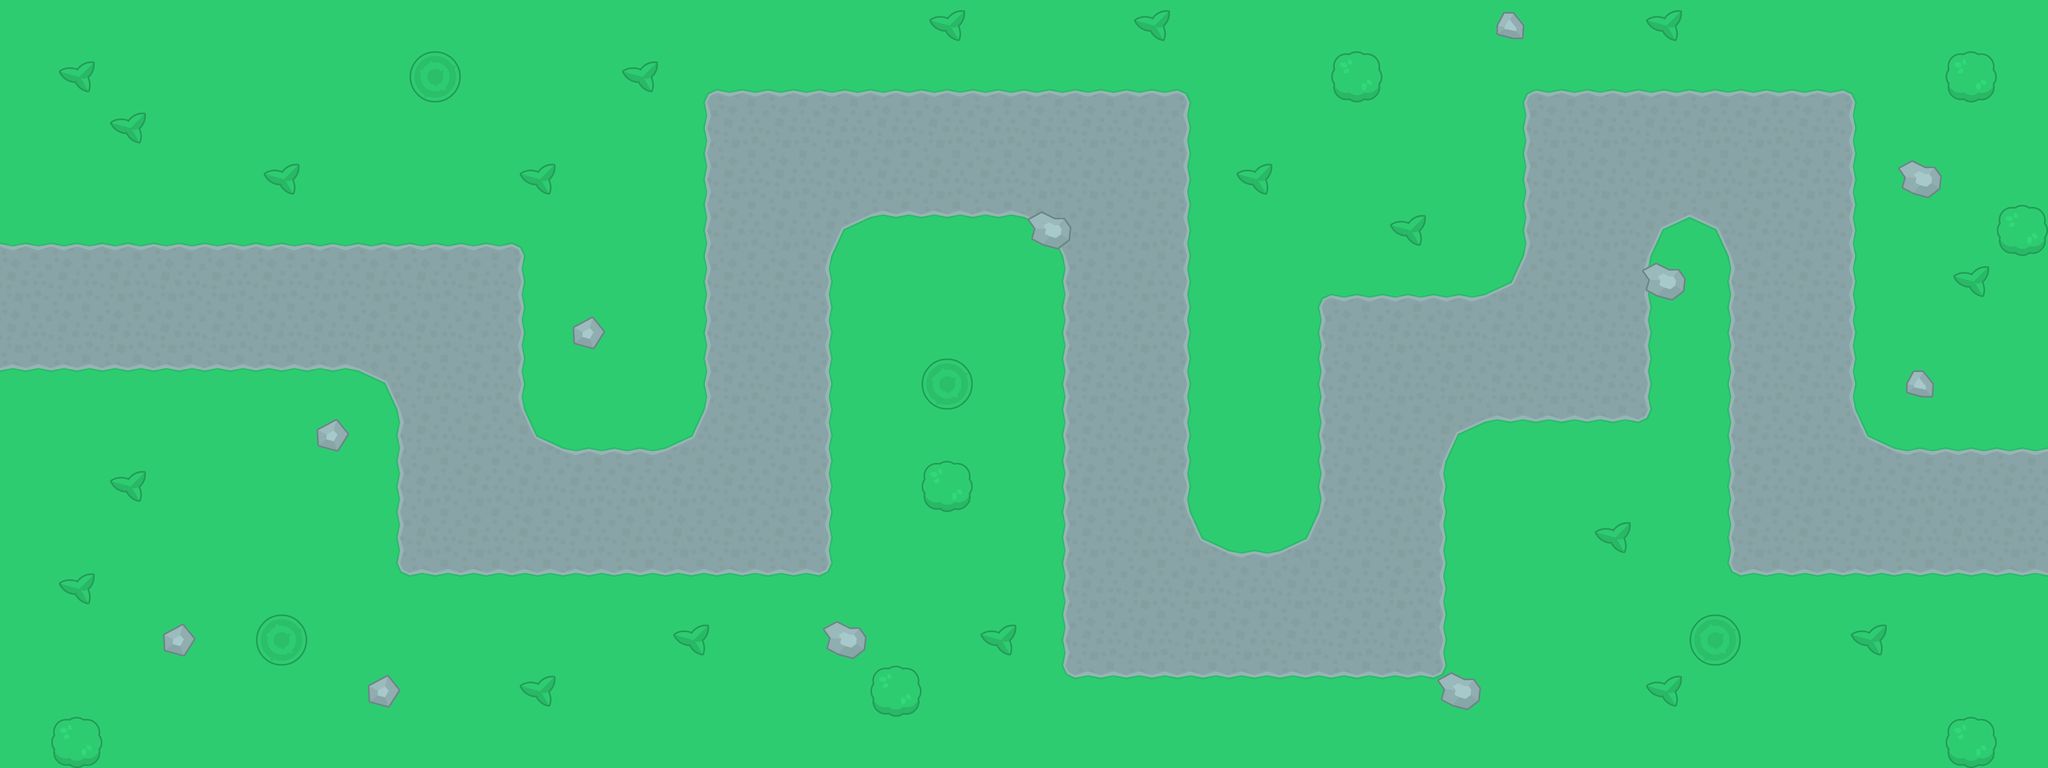

This game map was drawn from its Tiled (.tmx) file and the tilesets committed beside it. A one-line description and the trimmed map source follow:
An orthogonal 40x15 tile map with 128x128 px tiles, 4 tile layers (Grass, Path, Bushes, Rocks).

<map version="1.0" orientation="orthogonal" renderorder="right-up" width="40" height="15" tilewidth="128" tileheight="128" nextobjectid="1">
 <tileset firstgid="1" name="tileset" tilewidth="128" tileheight="128" tilecount="299" columns="23">
  <image source="../tileset.png" width="2944" height="1664" />
 </tileset>
 <layer name="Grass" width="40" height="15">
  <data>[600 cells, 448 non-empty, 15 distinct tile ids]</data>
 </layer>
 <layer name="Path" width="40" height="15">
  <data>[600 cells, 152 non-empty, 1 distinct tile ids]</data>
 </layer>
 <layer name="Bushes" width="40" height="15">
  <data>[600 cells, 30 non-empty, 3 distinct tile ids]</data>
 </layer>
 <layer name="Rocks" width="40" height="15">
  <data>[600 cells, 11 non-empty, 3 distinct tile ids]</data>
 </layer>
</map>
